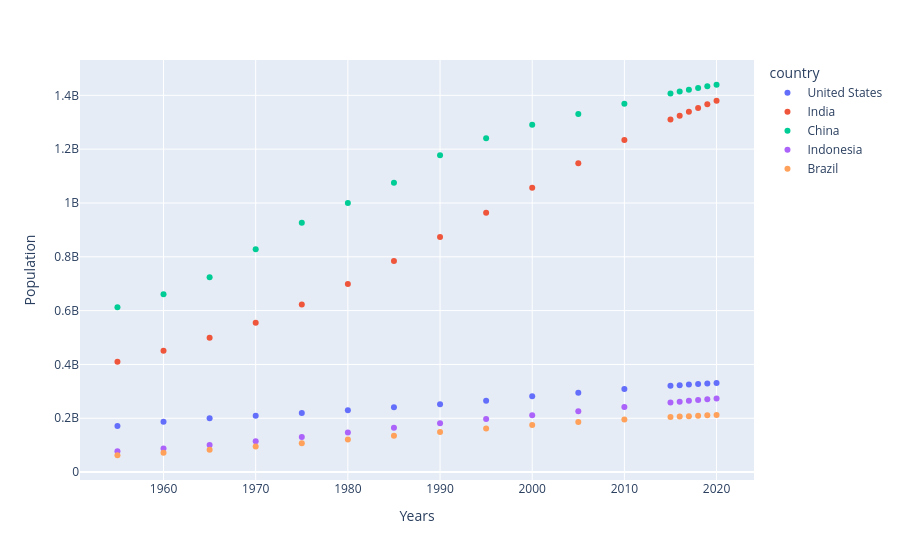

Write notebook code for a chart like this one.
### Markdown cell above
# ScatterPlot

### Code cell
px.scatter(df_pivot,labels={'value':'Population','year':'Years'})

### Figure 1 — Plotly figure (JSON) as saved in the notebook; plotly's stock layout.template omitted (floating-point values rounded to 4 significant figures)
{"data": [{"hovertemplate": "country=United States<br>Years=%{x}<br>Population=%{y}<extra></extra>", "legendgroup": "United States", "marker": {"color": "#636efa", "symbol": "circle"}, "mode": "markers", "name": "United States", "orientation": "v", "showlegend": true, "type": "scatter", "x": [1955.0, 1960.0, 1965.0, 1970.0, 1975.0, 1980.0, 1985.0, 1990.0, 1995.0, 2000.0, 2005.0, 2010.0, 2015.0, 2016.0, 2017.0, 2018.0, 2019.0, 2020.0], "xaxis": "x", "y": [171700000.0, 186700000.0, 199700000.0, 209500000.0, 219100000.0, 229500000.0, 240500000.0, 252100000.0, 265200000.0, 281700000.0, 295000000.0, 309000000.0, 320900000.0, 323000000.0, 325100000.0, 327100000.0, 329100000.0, 331000000.0], "yaxis": "y"}, {"hovertemplate": "country=India<br>Years=%{x}<br>Population=%{y}<extra></extra>", "legendgroup": "India", "marker": {"color": "#EF553B", "symbol": "circle"}, "mode": "markers", "name": "India", "orientation": "v", "showlegend": true, "type": "scatter", "x": [1955.0, 1960.0, 1965.0, 1970.0, 1975.0, 1980.0, 1985.0, 1990.0, 1995.0, 2000.0, 2005.0, 2010.0, 2015.0, 2016.0, 2017.0, 2018.0, 2019.0, 2020.0], "xaxis": "x", "y": [409900000.0, 450500000.0, 499100000.0, 555200000.0, 623100000.0, 699000000.0, 784400000.0, 873300000.0, 963900000.0, 1057000000.0, 1148000000.0, 1234000000.0, 1310000000.0, 1325000000.0, 1339000000.0, 1353000000.0, 1366000000.0, 1380000000.0], "yaxis": "y"}, {"hovertemplate": "country=China<br>Years=%{x}<br>Population=%{y}<extra></extra>", "legendgroup": "China", "marker": {"color": "#00cc96", "symbol": "circle"}, "mode": "markers", "name": "China", "orientation": "v", "showlegend": true, "type": "scatter", "x": [1955.0, 1960.0, 1965.0, 1970.0, 1975.0, 1980.0, 1985.0, 1990.0, 1995.0, 2000.0, 2005.0, 2010.0, 2015.0, 2016.0, 2017.0, 2018.0, 2019.0, 2020.0], "xaxis": "x", "y": [612200000.0, 660400000.0, 724200000.0, 827600000.0, 926200000.0, 1000000000.0, 1076000000.0, 1177000000.0, 1241000000.0, 1291000000.0, 1331000000.0, 1369000000.0, 1407000000.0, 1414000000.0, 1421000000.0, 1428000000.0, 1434000000.0, 1439000000.0], "yaxis": "y"}, {"hovertemplate": "country=Indonesia<br>Years=%{x}<br>Population=%{y}<extra></extra>", "legendgroup": "Indonesia", "marker": {"color": "#ab63fa", "symbol": "circle"}, "mode": "markers", "name": "Indonesia", "orientation": "v", "showlegend": true, "type": "scatter", "x": [1955.0, 1960.0, 1965.0, 1970.0, 1975.0, 1980.0, 1985.0, 1990.0, 1995.0, 2000.0, 2005.0, 2010.0, 2015.0, 2016.0, 2017.0, 2018.0, 2019.0, 2020.0], "xaxis": "x", "y": [77270000.0, 87750000.0, 100300000.0, 114800000.0, 130700000.0, 147400000.0, 165000000.0, 181400000.0, 196900000.0, 211500000.0, 226300000.0, 241800000.0, 258400000.0, 261600000.0, 264700000.0, 267700000.0, 270600000.0, 273500000.0], "yaxis": "y"}, {"hovertemplate": "country=Brazil<br>Years=%{x}<br>Population=%{y}<extra></extra>", "legendgroup": "Brazil", "marker": {"color": "#FFA15A", "symbol": "circle"}, "mode": "markers", "name": "Brazil", "orientation": "v", "showlegend": true, "type": "scatter", "x": [1955.0, 1960.0, 1965.0, 1970.0, 1975.0, 1980.0, 1985.0, 1990.0, 1995.0, 2000.0, 2005.0, 2010.0, 2015.0, 2016.0, 2017.0, 2018.0, 2019.0, 2020.0], "xaxis": "x", "y": [62530000.0, 72180000.0, 83370000.0, 95110000.0, 107200000.0, 120700000.0, 135300000.0, 149000000.0, 162000000.0, 174800000.0, 186100000.0, 195700000.0, 204500000.0, 206200000.0, 207800000.0, 209500000.0, 211000000.0, 212600000.0], "yaxis": "y"}], "layout": {"legend": {"title": {"text": "country"}, "tracegroupgap": 0}, "margin": {"t": 60}, "xaxis": {"anchor": "y", "domain": [0, 1], "title": {"text": "Years"}}, "yaxis": {"anchor": "x", "domain": [0, 1], "title": {"text": "Population"}}}}
